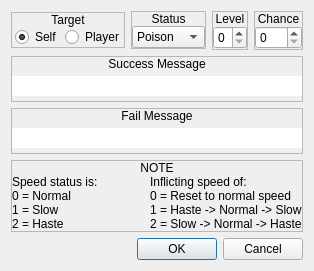
<?xml version="1.0" encoding="UTF-8"?>
<ui version="4.0">
 <class>ConfigureEvent_InflictStatus</class>
 <widget class="QDialog" name="ConfigureEvent_InflictStatus">
  <property name="geometry">
   <rect>
    <x>0</x>
    <y>0</y>
    <width>313</width>
    <height>271</height>
   </rect>
  </property>
  <property name="windowTitle">
   <string>Inflict Status</string>
  </property>
  <property name="styleSheet">
   <string notr="true">.QFrame
{
	border: 1px solid palette(text);
}

.QFrame&gt;QLabel
{
	background-color: palette(text);
	color: palette(window);
}</string>
  </property>
  <layout class="QGridLayout" name="gridLayout">
   <item row="2" column="0" colspan="4">
    <widget class="QFrame" name="frame_2">
     <property name="frameShape">
      <enum>QFrame::StyledPanel</enum>
     </property>
     <property name="frameShadow">
      <enum>QFrame::Raised</enum>
     </property>
     <layout class="QVBoxLayout" name="verticalLayout_2">
      <property name="spacing">
       <number>0</number>
      </property>
      <property name="leftMargin">
       <number>0</number>
      </property>
      <property name="topMargin">
       <number>0</number>
      </property>
      <property name="rightMargin">
       <number>0</number>
      </property>
      <property name="bottomMargin">
       <number>0</number>
      </property>
      <item>
       <widget class="QLabel" name="label_2">
        <property name="sizePolicy">
         <sizepolicy hsizetype="Preferred" vsizetype="Fixed">
          <horstretch>0</horstretch>
          <verstretch>0</verstretch>
         </sizepolicy>
        </property>
        <property name="text">
         <string>Fail Message</string>
        </property>
        <property name="alignment">
         <set>Qt::AlignCenter</set>
        </property>
       </widget>
      </item>
      <item>
       <widget class="QWidget" name="widget_2" native="true">
        <layout class="QHBoxLayout" name="horizontalLayout_4">
         <property name="spacing">
          <number>0</number>
         </property>
         <property name="leftMargin">
          <number>0</number>
         </property>
         <property name="topMargin">
          <number>0</number>
         </property>
         <property name="rightMargin">
          <number>0</number>
         </property>
         <property name="bottomMargin">
          <number>0</number>
         </property>
         <item>
          <widget class="QLineEdit" name="leFailMessage">
           <property name="maxLength">
            <number>24</number>
           </property>
           <property name="frame">
            <bool>false</bool>
           </property>
          </widget>
         </item>
        </layout>
       </widget>
      </item>
     </layout>
    </widget>
   </item>
   <item row="0" column="2">
    <widget class="QFrame" name="frame_8">
     <property name="sizePolicy">
      <sizepolicy hsizetype="Preferred" vsizetype="Fixed">
       <horstretch>0</horstretch>
       <verstretch>0</verstretch>
      </sizepolicy>
     </property>
     <property name="frameShape">
      <enum>QFrame::StyledPanel</enum>
     </property>
     <property name="frameShadow">
      <enum>QFrame::Raised</enum>
     </property>
     <layout class="QVBoxLayout" name="verticalLayout_22">
      <property name="spacing">
       <number>0</number>
      </property>
      <property name="leftMargin">
       <number>0</number>
      </property>
      <property name="topMargin">
       <number>0</number>
      </property>
      <property name="rightMargin">
       <number>0</number>
      </property>
      <property name="bottomMargin">
       <number>0</number>
      </property>
      <item>
       <widget class="QLabel" name="label_26">
        <property name="sizePolicy">
         <sizepolicy hsizetype="Preferred" vsizetype="Fixed">
          <horstretch>0</horstretch>
          <verstretch>0</verstretch>
         </sizepolicy>
        </property>
        <property name="text">
         <string>Level</string>
        </property>
        <property name="alignment">
         <set>Qt::AlignCenter</set>
        </property>
       </widget>
      </item>
      <item>
       <widget class="QWidget" name="widget_8" native="true">
        <layout class="QHBoxLayout" name="horizontalLayout_2">
         <property name="spacing">
          <number>0</number>
         </property>
         <property name="leftMargin">
          <number>0</number>
         </property>
         <property name="topMargin">
          <number>0</number>
         </property>
         <property name="rightMargin">
          <number>0</number>
         </property>
         <property name="bottomMargin">
          <number>0</number>
         </property>
         <item>
          <widget class="QSpinBox" name="numLevel">
           <property name="maximum">
            <number>3</number>
           </property>
          </widget>
         </item>
        </layout>
       </widget>
      </item>
     </layout>
    </widget>
   </item>
   <item row="0" column="3">
    <widget class="QFrame" name="frame_9">
     <property name="sizePolicy">
      <sizepolicy hsizetype="Preferred" vsizetype="Fixed">
       <horstretch>0</horstretch>
       <verstretch>0</verstretch>
      </sizepolicy>
     </property>
     <property name="frameShape">
      <enum>QFrame::StyledPanel</enum>
     </property>
     <property name="frameShadow">
      <enum>QFrame::Raised</enum>
     </property>
     <layout class="QVBoxLayout" name="verticalLayout_23">
      <property name="spacing">
       <number>0</number>
      </property>
      <property name="leftMargin">
       <number>0</number>
      </property>
      <property name="topMargin">
       <number>0</number>
      </property>
      <property name="rightMargin">
       <number>0</number>
      </property>
      <property name="bottomMargin">
       <number>0</number>
      </property>
      <item>
       <widget class="QLabel" name="label_27">
        <property name="sizePolicy">
         <sizepolicy hsizetype="Preferred" vsizetype="Fixed">
          <horstretch>0</horstretch>
          <verstretch>0</verstretch>
         </sizepolicy>
        </property>
        <property name="text">
         <string>Chance</string>
        </property>
        <property name="alignment">
         <set>Qt::AlignCenter</set>
        </property>
       </widget>
      </item>
      <item>
       <widget class="QWidget" name="widget_9" native="true">
        <layout class="QHBoxLayout" name="horizontalLayout_3">
         <property name="spacing">
          <number>0</number>
         </property>
         <property name="leftMargin">
          <number>0</number>
         </property>
         <property name="topMargin">
          <number>0</number>
         </property>
         <property name="rightMargin">
          <number>0</number>
         </property>
         <property name="bottomMargin">
          <number>0</number>
         </property>
         <item>
          <widget class="QSpinBox" name="numChance">
           <property name="maximum">
            <number>255</number>
           </property>
          </widget>
         </item>
        </layout>
       </widget>
      </item>
     </layout>
    </widget>
   </item>
   <item row="0" column="1">
    <widget class="QFrame" name="frmVariable_4">
     <property name="sizePolicy">
      <sizepolicy hsizetype="Preferred" vsizetype="Fixed">
       <horstretch>0</horstretch>
       <verstretch>0</verstretch>
      </sizepolicy>
     </property>
     <property name="frameShape">
      <enum>QFrame::StyledPanel</enum>
     </property>
     <property name="frameShadow">
      <enum>QFrame::Raised</enum>
     </property>
     <layout class="QVBoxLayout" name="verticalLayout_6">
      <property name="spacing">
       <number>0</number>
      </property>
      <property name="leftMargin">
       <number>0</number>
      </property>
      <property name="topMargin">
       <number>0</number>
      </property>
      <property name="rightMargin">
       <number>0</number>
      </property>
      <property name="bottomMargin">
       <number>0</number>
      </property>
      <item>
       <widget class="QLabel" name="label_6">
        <property name="sizePolicy">
         <sizepolicy hsizetype="Preferred" vsizetype="Fixed">
          <horstretch>0</horstretch>
          <verstretch>0</verstretch>
         </sizepolicy>
        </property>
        <property name="text">
         <string>Status</string>
        </property>
        <property name="alignment">
         <set>Qt::AlignCenter</set>
        </property>
       </widget>
      </item>
      <item>
       <widget class="QWidget" name="widget_6" native="true">
        <layout class="QHBoxLayout" name="horizontalLayout_5">
         <property name="spacing">
          <number>0</number>
         </property>
         <property name="leftMargin">
          <number>0</number>
         </property>
         <property name="topMargin">
          <number>0</number>
         </property>
         <property name="rightMargin">
          <number>0</number>
         </property>
         <property name="bottomMargin">
          <number>0</number>
         </property>
         <item>
          <widget class="QComboBox" name="optStatus">
           <item>
            <property name="text">
             <string>Poison</string>
            </property>
           </item>
           <item>
            <property name="text">
             <string>Speed</string>
            </property>
           </item>
           <item>
            <property name="text">
             <string>Focus</string>
            </property>
           </item>
           <item>
            <property name="text">
             <string>Berserk</string>
            </property>
           </item>
          </widget>
         </item>
        </layout>
       </widget>
      </item>
     </layout>
    </widget>
   </item>
   <item row="0" column="0">
    <widget class="QFrame" name="frmVariable_5">
     <property name="sizePolicy">
      <sizepolicy hsizetype="Preferred" vsizetype="Fixed">
       <horstretch>0</horstretch>
       <verstretch>0</verstretch>
      </sizepolicy>
     </property>
     <property name="frameShape">
      <enum>QFrame::StyledPanel</enum>
     </property>
     <property name="frameShadow">
      <enum>QFrame::Raised</enum>
     </property>
     <layout class="QVBoxLayout" name="verticalLayout_7">
      <property name="spacing">
       <number>0</number>
      </property>
      <property name="leftMargin">
       <number>0</number>
      </property>
      <property name="topMargin">
       <number>0</number>
      </property>
      <property name="rightMargin">
       <number>0</number>
      </property>
      <property name="bottomMargin">
       <number>0</number>
      </property>
      <item>
       <widget class="QLabel" name="label_7">
        <property name="sizePolicy">
         <sizepolicy hsizetype="Preferred" vsizetype="Fixed">
          <horstretch>0</horstretch>
          <verstretch>0</verstretch>
         </sizepolicy>
        </property>
        <property name="text">
         <string>Target</string>
        </property>
        <property name="alignment">
         <set>Qt::AlignCenter</set>
        </property>
       </widget>
      </item>
      <item>
       <widget class="QWidget" name="widget_7" native="true">
        <layout class="QHBoxLayout" name="horizontalLayout_6">
         <property name="spacing">
          <number>3</number>
         </property>
         <property name="leftMargin">
          <number>3</number>
         </property>
         <property name="topMargin">
          <number>0</number>
         </property>
         <property name="rightMargin">
          <number>0</number>
         </property>
         <property name="bottomMargin">
          <number>0</number>
         </property>
         <item>
          <widget class="QRadioButton" name="chkSelf">
           <property name="text">
            <string>Self</string>
           </property>
           <property name="checked">
            <bool>true</bool>
           </property>
          </widget>
         </item>
         <item>
          <widget class="QRadioButton" name="chkPlayer">
           <property name="text">
            <string>Player</string>
           </property>
          </widget>
         </item>
        </layout>
       </widget>
      </item>
     </layout>
    </widget>
   </item>
   <item row="1" column="0" colspan="4">
    <widget class="QFrame" name="frame">
     <property name="frameShape">
      <enum>QFrame::StyledPanel</enum>
     </property>
     <property name="frameShadow">
      <enum>QFrame::Raised</enum>
     </property>
     <layout class="QVBoxLayout" name="verticalLayout">
      <property name="spacing">
       <number>0</number>
      </property>
      <property name="leftMargin">
       <number>0</number>
      </property>
      <property name="topMargin">
       <number>0</number>
      </property>
      <property name="rightMargin">
       <number>0</number>
      </property>
      <property name="bottomMargin">
       <number>0</number>
      </property>
      <item>
       <widget class="QLabel" name="label">
        <property name="sizePolicy">
         <sizepolicy hsizetype="Preferred" vsizetype="Fixed">
          <horstretch>0</horstretch>
          <verstretch>0</verstretch>
         </sizepolicy>
        </property>
        <property name="text">
         <string>Success Message</string>
        </property>
        <property name="alignment">
         <set>Qt::AlignCenter</set>
        </property>
       </widget>
      </item>
      <item>
       <widget class="QWidget" name="widget" native="true">
        <layout class="QHBoxLayout" name="horizontalLayout">
         <property name="spacing">
          <number>0</number>
         </property>
         <property name="leftMargin">
          <number>0</number>
         </property>
         <property name="topMargin">
          <number>0</number>
         </property>
         <property name="rightMargin">
          <number>0</number>
         </property>
         <property name="bottomMargin">
          <number>0</number>
         </property>
         <item>
          <widget class="QLineEdit" name="leSuccessMessage">
           <property name="maxLength">
            <number>24</number>
           </property>
           <property name="frame">
            <bool>false</bool>
           </property>
          </widget>
         </item>
        </layout>
       </widget>
      </item>
     </layout>
    </widget>
   </item>
   <item row="4" column="0" colspan="4">
    <widget class="QDialogButtonBox" name="buttonBox">
     <property name="orientation">
      <enum>Qt::Horizontal</enum>
     </property>
     <property name="standardButtons">
      <set>QDialogButtonBox::Cancel|QDialogButtonBox::Ok</set>
     </property>
    </widget>
   </item>
   <item row="3" column="0" colspan="4">
    <widget class="QFrame" name="frmVariable_6">
     <property name="sizePolicy">
      <sizepolicy hsizetype="Preferred" vsizetype="Fixed">
       <horstretch>0</horstretch>
       <verstretch>0</verstretch>
      </sizepolicy>
     </property>
     <property name="frameShape">
      <enum>QFrame::StyledPanel</enum>
     </property>
     <property name="frameShadow">
      <enum>QFrame::Raised</enum>
     </property>
     <layout class="QVBoxLayout" name="verticalLayout_8">
      <property name="spacing">
       <number>0</number>
      </property>
      <property name="leftMargin">
       <number>0</number>
      </property>
      <property name="topMargin">
       <number>0</number>
      </property>
      <property name="rightMargin">
       <number>0</number>
      </property>
      <property name="bottomMargin">
       <number>0</number>
      </property>
      <item>
       <widget class="QLabel" name="label_8">
        <property name="sizePolicy">
         <sizepolicy hsizetype="Preferred" vsizetype="Fixed">
          <horstretch>0</horstretch>
          <verstretch>0</verstretch>
         </sizepolicy>
        </property>
        <property name="text">
         <string>NOTE</string>
        </property>
        <property name="alignment">
         <set>Qt::AlignCenter</set>
        </property>
       </widget>
      </item>
      <item>
       <widget class="QWidget" name="widget_10" native="true">
        <layout class="QHBoxLayout" name="horizontalLayout_7">
         <property name="spacing">
          <number>0</number>
         </property>
         <property name="leftMargin">
          <number>0</number>
         </property>
         <property name="topMargin">
          <number>0</number>
         </property>
         <property name="rightMargin">
          <number>0</number>
         </property>
         <property name="bottomMargin">
          <number>0</number>
         </property>
         <item>
          <widget class="QLabel" name="label_3">
           <property name="text">
            <string>Speed status is:
0 = Normal
1 = Slow
2 = Haste</string>
           </property>
          </widget>
         </item>
         <item>
          <widget class="QLabel" name="label_4">
           <property name="sizePolicy">
            <sizepolicy hsizetype="Fixed" vsizetype="Preferred">
             <horstretch>0</horstretch>
             <verstretch>0</verstretch>
            </sizepolicy>
           </property>
           <property name="text">
            <string>Inflicting speed of:
0 = Reset to normal speed
1 = Haste -&gt; Normal -&gt; Slow
2 = Slow -&gt; Normal -&gt; Haste</string>
           </property>
          </widget>
         </item>
        </layout>
       </widget>
      </item>
     </layout>
    </widget>
   </item>
  </layout>
 </widget>
 <resources/>
 <connections>
  <connection>
   <sender>buttonBox</sender>
   <signal>accepted()</signal>
   <receiver>ConfigureEvent_InflictStatus</receiver>
   <slot>accept()</slot>
   <hints>
    <hint type="sourcelabel">
     <x>248</x>
     <y>254</y>
    </hint>
    <hint type="destinationlabel">
     <x>157</x>
     <y>274</y>
    </hint>
   </hints>
  </connection>
  <connection>
   <sender>buttonBox</sender>
   <signal>rejected()</signal>
   <receiver>ConfigureEvent_InflictStatus</receiver>
   <slot>reject()</slot>
   <hints>
    <hint type="sourcelabel">
     <x>316</x>
     <y>260</y>
    </hint>
    <hint type="destinationlabel">
     <x>286</x>
     <y>274</y>
    </hint>
   </hints>
  </connection>
 </connections>
</ui>
